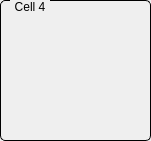
   <widget class="QGroupBox" name="groupBox_3">
    <property name="geometry">
     <rect>
      <x>180</x>
      <y>150</y>
      <width>151</width>
      <height>141</height>
     </rect>
    </property>
    <property name="styleSheet">
     <string notr="true">QGroupBox {
    border: 1px solid black;
    border-radius: 5px;
    margin-top: 0.5em;
}

QGroupBox::title {
    subcontrol-origin: margin;
    left: 10px;
    padding: 0 3px 0 3px;
}</string>
    </property>
    <property name="title">
     <string>Cell 4</string>
    </property>
    <widget class="QESimpleShape" name="qesimpleshape_86">
     <property name="geometry">
      <rect>
       <x>10</x>
       <y>30</y>
       <width>16</width>
       <height>16</height>
      </rect>
     </property>
     <property name="shape">
      <enum>QSimpleShape::circle</enum>
     </property>
     <property name="modulus">
      <number>2</number>
     </property>
     <property name="colour0" stdset="0">
      <color>
       <red>50</red>
       <green>20</green>
       <blue>20</blue>
      </color>
     </property>
     <property name="colour1" stdset="0">
      <color>
       <red>240</red>
       <green>5</green>
       <blue>5</blue>
      </color>
     </property>
     <property name="variable" stdset="0">
      <string>BOC$(cell)-CO-SB1:isInterlock</string>
     </property>
     <property name="variableSubstitutions" stdset="0">
      <string>cell=04</string>
     </property>
     <property name="displayAlarmStateOption" stdset="0">
      <enum>QE::Never</enum>
     </property>
    </widget>
    <widget class="QESubstitutedLabel" name="qesubstitutedlabel_86">
     <property name="geometry">
      <rect>
       <x>30</x>
       <y>30</y>
       <width>110</width>
       <height>17</height>
      </rect>
     </property>
     <property name="alignment">
      <set>Qt::AlignCenter</set>
     </property>
     <property name="labelText" stdset="0">
      <string>BOC$(cell)-CO-SB1</string>
     </property>
     <property name="textSubstitutions" stdset="0">
      <string>cell=04</string>
     </property>
    </widget>
    <widget class="QESubstitutedLabel" name="qesubstitutedlabel_87">
     <property name="geometry">
      <rect>
       <x>30</x>
       <y>50</y>
       <width>110</width>
       <height>17</height>
      </rect>
     </property>
     <property name="alignment">
      <set>Qt::AlignCenter</set>
     </property>
     <property name="labelText" stdset="0">
      <string>BOC$(cell)-CO-SB2</string>
     </property>
     <property name="textSubstitutions" stdset="0">
      <string>cell=04</string>
     </property>
    </widget>
    <widget class="QESimpleShape" name="qesimpleshape_87">
     <property name="geometry">
      <rect>
       <x>10</x>
       <y>50</y>
       <width>16</width>
       <height>16</height>
      </rect>
     </property>
     <property name="shape">
      <enum>QSimpleShape::circle</enum>
     </property>
     <property name="modulus">
      <number>2</number>
     </property>
     <property name="colour0" stdset="0">
      <color>
       <red>50</red>
       <green>20</green>
       <blue>20</blue>
      </color>
     </property>
     <property name="colour1" stdset="0">
      <color>
       <red>240</red>
       <green>5</green>
       <blue>5</blue>
      </color>
     </property>
     <property name="variable" stdset="0">
      <string>BOC$(cell)-CO-SB2:isInterlock</string>
     </property>
     <property name="variableSubstitutions" stdset="0">
      <string>cell=04</string>
     </property>
     <property name="displayAlarmStateOption" stdset="0">
      <enum>QE::Never</enum>
     </property>
    </widget>
    <widget class="QESubstitutedLabel" name="qesubstitutedlabel_88">
     <property name="geometry">
      <rect>
       <x>30</x>
       <y>70</y>
       <width>110</width>
       <height>17</height>
      </rect>
     </property>
     <property name="alignment">
      <set>Qt::AlignCenter</set>
     </property>
     <property name="labelText" stdset="0">
      <string>BOC$(cell)-CO-SB3</string>
     </property>
     <property name="textSubstitutions" stdset="0">
      <string>cell=04</string>
     </property>
    </widget>
    <widget class="QESimpleShape" name="qesimpleshape_88">
     <property name="geometry">
      <rect>
       <x>10</x>
       <y>70</y>
       <width>16</width>
       <height>16</height>
      </rect>
     </property>
     <property name="shape">
      <enum>QSimpleShape::circle</enum>
     </property>
     <property name="modulus">
      <number>2</number>
     </property>
     <property name="colour0" stdset="0">
      <color>
       <red>50</red>
       <green>20</green>
       <blue>20</blue>
      </color>
     </property>
     <property name="colour1" stdset="0">
      <color>
       <red>240</red>
       <green>5</green>
       <blue>5</blue>
      </color>
     </property>
     <property name="variable" stdset="0">
      <string>BOC$(cell)-CO-SB3:isInterlock</string>
     </property>
     <property name="variableSubstitutions" stdset="0">
      <string>cell=04</string>
     </property>
     <property name="displayAlarmStateOption" stdset="0">
      <enum>QE::Never</enum>
     </property>
    </widget>
    <widget class="QESubstitutedLabel" name="qesubstitutedlabel_89">
     <property name="geometry">
      <rect>
       <x>30</x>
       <y>90</y>
       <width>110</width>
       <height>17</height>
      </rect>
     </property>
     <property name="alignment">
      <set>Qt::AlignCenter</set>
     </property>
     <property name="labelText" stdset="0">
      <string>BOC$(cell)-CO-SB4</string>
     </property>
     <property name="textSubstitutions" stdset="0">
      <string>cell=04</string>
     </property>
    </widget>
    <widget class="QESimpleShape" name="qesimpleshape_89">
     <property name="geometry">
      <rect>
       <x>10</x>
       <y>90</y>
       <width>16</width>
       <height>16</height>
      </rect>
     </property>
     <property name="shape">
      <enum>QSimpleShape::circle</enum>
     </property>
     <property name="modulus">
      <number>2</number>
     </property>
     <property name="colour0" stdset="0">
      <color>
       <red>50</red>
       <green>20</green>
       <blue>20</blue>
      </color>
     </property>
     <property name="colour1" stdset="0">
      <color>
       <red>240</red>
       <green>5</green>
       <blue>5</blue>
      </color>
     </property>
     <property name="variable" stdset="0">
      <string>BOC$(cell)-CO-SB4:isInterlock</string>
     </property>
     <property name="variableSubstitutions" stdset="0">
      <string>cell=04</string>
     </property>
     <property name="displayAlarmStateOption" stdset="0">
      <enum>QE::Never</enum>
     </property>
    </widget>
    <widget class="QESubstitutedLabel" name="qesubstitutedlabel_90">
     <property name="geometry">
      <rect>
       <x>30</x>
       <y>110</y>
       <width>110</width>
       <height>17</height>
      </rect>
     </property>
     <property name="alignment">
      <set>Qt::AlignCenter</set>
     </property>
     <property name="labelText" stdset="0">
      <string>BOC$(cell)-CO-SB5</string>
     </property>
     <property name="textSubstitutions" stdset="0">
      <string>cell=04</string>
     </property>
    </widget>
    <widget class="QESimpleShape" name="qesimpleshape_90">
     <property name="geometry">
      <rect>
       <x>10</x>
       <y>110</y>
       <width>16</width>
       <height>16</height>
      </rect>
     </property>
     <property name="shape">
      <enum>QSimpleShape::circle</enum>
     </property>
     <property name="modulus">
      <number>2</number>
     </property>
     <property name="colour0" stdset="0">
      <color>
       <red>50</red>
       <green>20</green>
       <blue>20</blue>
      </color>
     </property>
     <property name="colour1" stdset="0">
      <color>
       <red>240</red>
       <green>5</green>
       <blue>5</blue>
      </color>
     </property>
     <property name="variable" stdset="0">
      <string>BOC$(cell)-CO-SB5:isInterlock</string>
     </property>
     <property name="variableSubstitutions" stdset="0">
      <string>cell=04</string>
     </property>
     <property name="displayAlarmStateOption" stdset="0">
      <enum>QE::Never</enum>
     </property>
    </widget>
   </widget>
